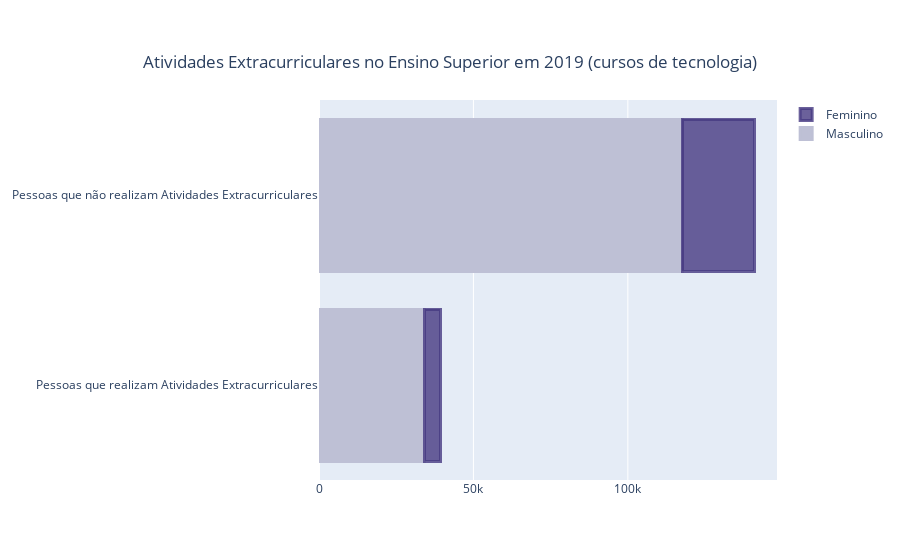

The notebook cell this image was saved under:
### Code cell
fig = go.Figure()
fig.add_trace(go.Bar(
    y=['Pessoas que realizam Atividades Extracurriculares', 'Pessoas que não realizam Atividades Extracurriculares'],
    x=[34218, 117635],
    name='Masculino',
    orientation='h',
    marker=dict(
        color='rgba(190, 192, 213, 1)',
        line=dict(color='rgba(190, 192, 213, 1)', width=3)      
              
        
    )
))
fig.add_trace(go.Bar(
    y=['Pessoas que realizam Atividades Extracurriculares', 'Pessoas que não realizam Atividades Extracurriculares'],
    x=[5009, 23244],
    name='Feminino',
    orientation='h',
    marker=dict(
         color='rgba(71, 58, 131, 0.8)',
        line=dict(color='rgba(71, 58, 131, 0.8)', width=3)
    )
))

fig.update_layout(
    title={
        'text': "Atividades Extracurriculares no Ensino Superior em 2019 (cursos de tecnologia)",
        'y':0.9,
        'x':0.5,
        'xanchor': 'center',
        'yanchor': 'top'})
        
fig.update_layout(barmode='stack')
fig.show()

### Figure 1 — Plotly figure (JSON) as saved in the notebook; plotly's stock layout.template omitted (floating-point values rounded to 4 significant figures)
{"data": [{"marker": {"color": "rgba(190, 192, 213, 1)", "line": {"color": "rgba(190, 192, 213, 1)", "width": 3}}, "name": "Masculino", "orientation": "h", "type": "bar", "x": [34218, 117635], "y": ["Pessoas que realizam Atividades Extracurriculares", "Pessoas que não realizam Atividades Extracurriculares"]}, {"marker": {"color": "rgba(71, 58, 131, 0.8)", "line": {"color": "rgba(71, 58, 131, 0.8)", "width": 3}}, "name": "Feminino", "orientation": "h", "type": "bar", "x": [5009, 23244], "y": ["Pessoas que realizam Atividades Extracurriculares", "Pessoas que não realizam Atividades Extracurriculares"]}], "layout": {"barmode": "stack", "title": {"text": "Atividades Extracurriculares no Ensino Superior em 2019 (cursos de tecnologia)", "x": 0.5, "xanchor": "center", "y": 0.9, "yanchor": "top"}}}
